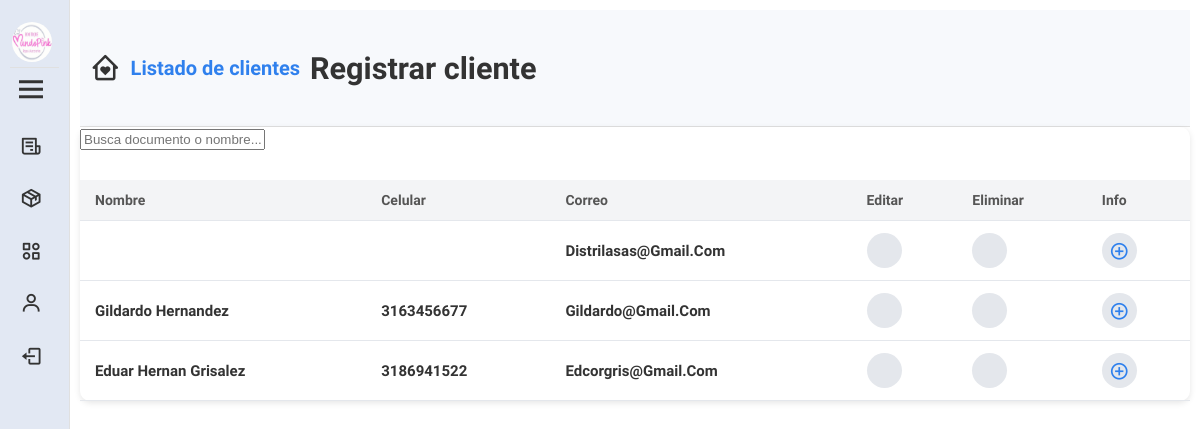
/ver_clientes.php (signed in), run on an earlier commit of the app's database.
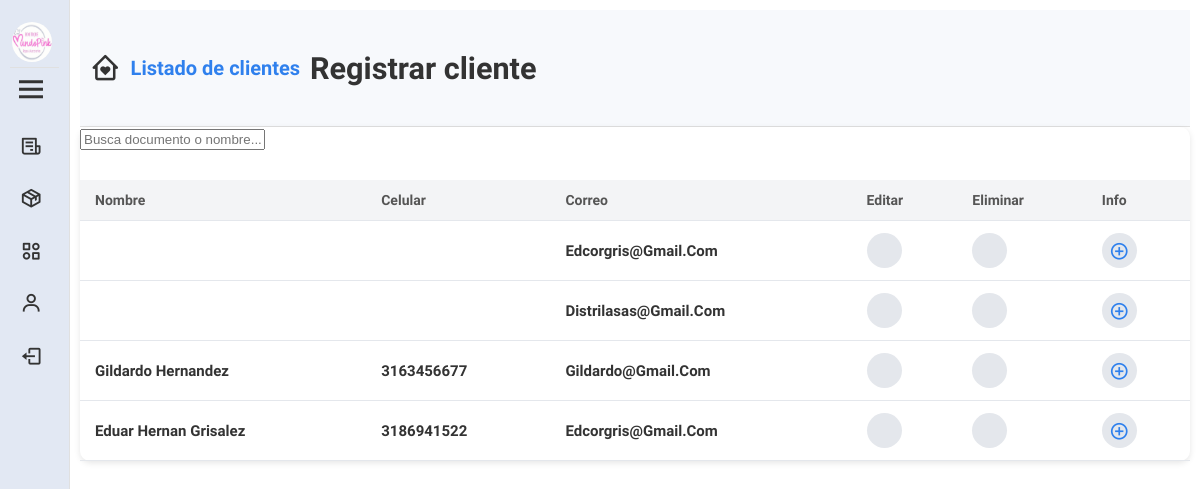
And on a later commit of the database.
### tables this page shows
CREATE TABLE `clientes` (
  `contador_clientes` int(11) NOT NULL,
  `tipo_persona` varchar(8) DEFAULT NULL,
  `tipo_documento` varchar(50) DEFAULT NULL,
  `documento` varchar(12) DEFAULT NULL,
  `nombre` varchar(50) NOT NULL,
  `apellido` varchar(50) NOT NULL,
  `fecha_nacimiento` date NOT NULL,
  `celular` varchar(10) NOT NULL,
  `correo` varchar(50) NOT NULL,
  `ciudad` varchar(12) NOT NULL,
  `direccion` varchar(56) NOT NULL,
  `nom_comercial` varchar(100) NOT NULL,
  `cont_venta` int(11) NOT NULL,
  `tiempo_registro` datetime NOT NULL,
  `documento_operador` varchar(12) NOT NULL,
  `estado` varchar(8) NOT NULL
);

### ver_clientes.php (the view, shortened to what this page needs)
<?php
require 'pdo.php';
$estado = 'activo';
$stmt = $pdo->prepare('
    SELECT `contador_clientes`, CONCAT(`nombre`," ", `apellido`) AS nombre, `celular`, `correo` FROM `clientes` WHERE `estado` = :activo
    ORDER BY `contador_clientes` DESC
    LIMIT 15' );
$stmt->bindParam(':activo', $estado);
$stmt->execute();
$clientes = $stmt->fetchAll(PDO::FETCH_OBJ);
?>
<!DOCTYPE html>
<html lang="es">
<head>
    <link href="https://cdn.lineicons.com/4.0/lineicons.css" rel="stylesheet">
    <link href="https://unpkg.com/boxicons@2.1.4/css/boxicons.min.css" rel="stylesheet">
    <link rel="stylesheet" href="style/css/menu.css">
    <link rel="stylesheet" href="style/css/ver_clientes.css">
</head>
<body>
    <aside class="aside active" id="aside">
        <div class="head">
            <div class="profile">
                <img src="style/images/mundo_pink_perfil.jpg" alt="Logo" id="logo-img">
            </div>
            <i class='bx bx-menu' id="menu"></i>
        </div>
        <div class="options">
            <a id="" href="ver_ventas.php">
                <div>
                    <i class='bx bx-receipt'></i>
                </div>
            </a>
            <a id="" href="ver_productos.php">
                <div>
                    <i class='bx bx-package'></i>
                </div>
            </a>
            <a id="" href="ver_categorias.php">
                <div>
                    <i class='bx bx-category-alt'></i>
                </div>
            </a>
            <?php if ($_SESSION['rol'] === 'superadmin' || $_SESSION['rol'] === 'administrador') : ?>
                <a id="" href="ver_usuarios.php">
                    <div>
                        <i class='bx bx-user'></i>
                    </div>
                </a>
            <?php endif; ?>
            <a class="links" href="logout.php">
                <div>
                    <i class='bx bx-log-out'></i>
                </div>
            </a>
        </div>
    </aside>
    <main id="inicio">
        <section id="barra">
            <div id="atras">
                <a href="home.php">
                    <i class='bx bx-home-heart'></i>
                </a>
                <h4>Listado de clientes</h4>
                <a href="registrar_cliente.php">
                    <p>Registrar cliente</p>
                </a>
            </div>
        </section>
        <section id="datos">
            <input type="text" id="buscarCliente" placeholder="Busca documento o nombre..." autocomplete="off">
            <table id="datos_cliente">
                <thead>
                    <tr>
                        <th>Nombre</th>
                        <th>Celular</th>
                        <th>Correo</th>
                        <th>Editar</th>
                        <th>Eliminar</th>
                        <th>Info</th>
                    </tr>
                </thead>
                <tbody id="tablaClientes">
                    <?php if ($clientes): ?>
                        <?php foreach ($clientes as $cliente): ?>
                            <tr>
                                <td><?= htmlspecialchars($cliente->nombre) ?></td>
                                <td><?= htmlspecialchars($cliente->celular) ?></td>
                                <td><?= htmlspecialchars($cliente->correo) ?></td>
                                <td>
                                    <?php if ($_SESSION['rol'] === 'superadmin' || $_SESSION['rol'] === 'administrador'): ?>
                                        <a href="editar_cliente.php?contador_clientes=<?= $cliente->contador_clientes ?>">
                                        </a>
                                    <?php else: ?>
                                        <i class="lni lni-lock" title="No tienes permisos para editar"></i>
                                    <?php endif; ?>
                                    <td>
                                    <?php if ($_SESSION['rol'] === 'superadmin' || $_SESSION['rol'] === 'administrador'): ?>
                                        <a href="eliminar_cliente.php?contador_clientes=<?= htmlspecialchars($cliente->contador_clientes) ?>"
                                        title="Eliminar"
                                        onclick="return confirm('¿Estás seguro de que deseas eliminar este usuario?');">
                                        </a>
                                    <?php else: ?>
                                        <i class="lni lni-lock" title="No tienes permisos para editar"></i>
                                    <?php endif; ?>
                                    </td>
                                    <td>
                                        <a href="#" class="verMasCliente" data-id="<?= $cliente->contador_clientes ?>">
                                            <i class='bx bx-plus-circle'></i>
                                        </a>
                                    </td>
                                </td>
                            </tr>
                        <?php endforeach; ?>
                    <?php else: ?>
                        <tr>
                            <td colspan="7">Aun no hay clientes para mostrar</td>
                        </tr>
                    <?php endif; ?>
                </tbody>
            </table>
        </section>
    </main>
</body>
</html>

### style/css/menu.css (style rules this page uses)
* { box-sizing: border-box; transition: all 0.3s ease-in-out; }
body, html { margin: 0; padding: 0; }
body { font-family: "Nunito Sans", serif; font-size: 18px; font-weight: 600; }
.aside { width: 300px; height: 100vh; background: #E2E8F3; color: #333; position: fixed; transition: 0.3s ease-in-out; overflow: hidden; border-right: 1px solid #E0E0E0; overflow-y: auto; }
.aside.active { width: 70px; transition: all 0.4s ease; }
.head { display: flex; align-items: flex-start; justify-content: space-between; flex-direction: column; padding: 10px; }
.profile { display: flex; align-items: center; border-bottom: 1px solid #E0E0E0; margin: 10px 0 0 0; width: 100%; }
.head img { width: 40px; height: 40px; border-radius: 50%; margin: 2px 2px 5px 2px; }
#menu { color: #333; font-size: 2em; cursor: pointer; transition: 0.3s; margin: 3px; }
.options a { padding: 15px 20px; display: flex; align-items: center; transition: 0.3s; font-family: "Nunito Sans", serif; text-decoration: none; }
.options div { color: #333; display: flex; align-items: center; width: 100%; }
.options i { margin-right: 15px; font-size: 1.4rem; }
main { margin-left: 300px; padding: 10px; transition: 0.3s; }
.aside.active ~ main { margin-left: 70px; }
section#barra { display: flex; justify-content: space-between; align-items: center; padding: 10px; background-color: #f7f9fc; border-bottom: 1px solid #e0e0e0; flex-wrap: wrap; }
div#atras { display: flex; align-items: center; gap: 10px; }
div#atras a { text-decoration: none; color: #333; font-size: 1.7em; display: flex; }
div#atras h4 { margin: 0; font-size: 20px; color: #2F80ED; }

### style/css/ver_clientes.css (style rules this page uses)
section#datos { background: #fff; padding: 0; border-radius: 10px; box-shadow: 0 2px 6px rgba(0, 0, 0, 0.1); }
table#datos_cliente { width: 100%; border-collapse: collapse; margin-top: 30px; }
table#datos_cliente th { background: #F3F4F6; font-size: 14px; color: #555; text-transform: uppercase; }
table#datos_cliente td { font-size: 15px; color: #333; }
table#datos_cliente th, table#datos_cliente td { padding: 12px 15px; text-align: left; border-bottom: 1px solid #E4E7EC; text-transform: capitalize; }
table#datos_cliente a { text-decoration: none; color: #2F80ED; font-size: 16px; display: flex; align-items: center; justify-content: center; width: 35px; height: 35px; border-radius: 50%; background: #E4E7EC; transition: background 0.3s, transform 0.2s; }
table#datos_cliente i { font-size: 20px; }

What changed in the data, as far as the page shows it:
added clientes: correo "Edcorgris@gmail.com"
